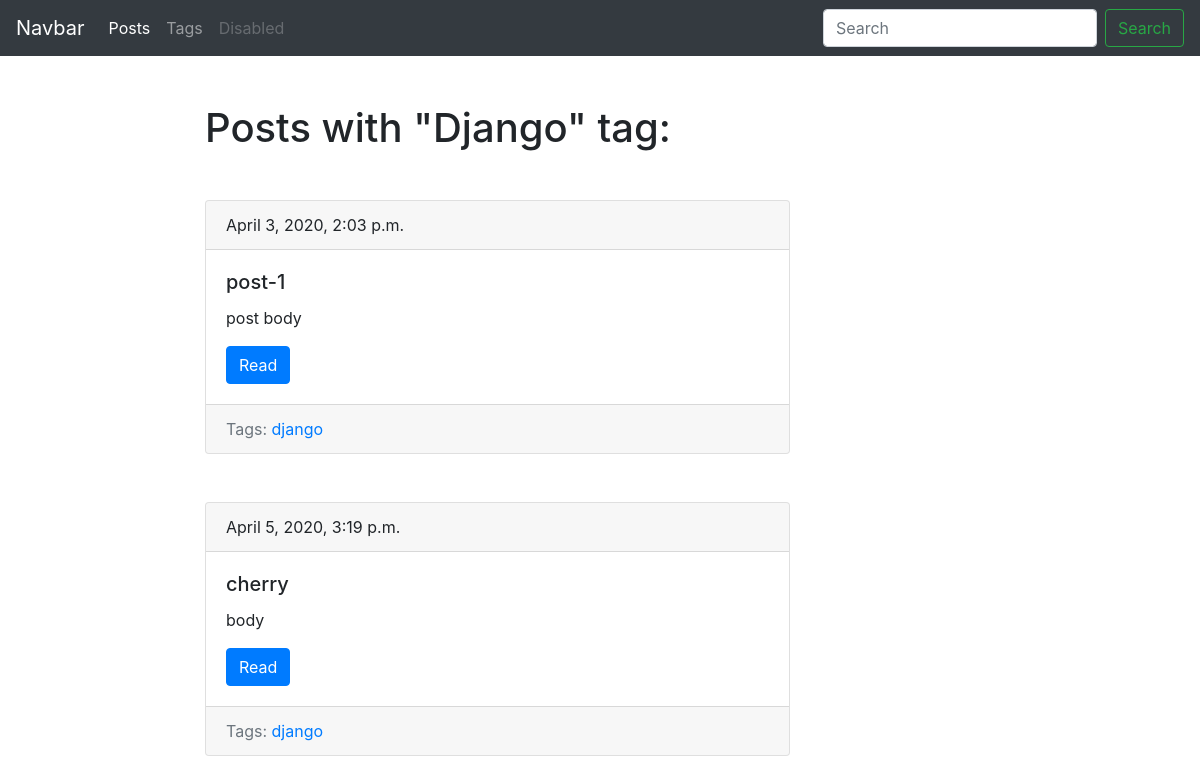
Screenshot of /blog/tag/django/ with the database file from the repository.
### blog/models.py (models this page shows, shortened)
class Tag(models.Model):
    title = models.CharField(max_length=50)
    slug = models.SlugField(max_length=50, unique=True)
    def get_absolute_url(self):
        return reverse('tag_detail_url', kwargs={'slug': self.slug})

class Post(models.Model):
    title = models.CharField(max_length=150, db_index=True)
    slug = models.SlugField(max_length=150, blank=True, unique=True)
    body = models.TextField(blank=True, db_index=True)
    tags = models.ManyToManyField('Tag', blank=True, related_name='posts')
    date_pub = models.DateTimeField(auto_now_add=True)
    def get_absolute_url(self):
        return reverse('post_detail_url', kwargs={'slug': self.slug})

### blog/views.py (the view)
# urls.py: path('tag/<str:slug>/', TagDetail.as_view(), name='tag_detail_url'),
class TagDetail(ObjectDetailMixin, View):
    model = Tag
    template = 'blog/tag_detail.html'

### blog/utils.py (called while the page is built)
    def get(self, request, slug):
        obj = get_object_or_404(self.model, slug__iexact=slug)
        return render(request, self.template, context={self.model.__name__.lower(): obj, 'admin_object': obj,
                                                       'detail': True})

### templates/blog/tag_detail.html (shortened to what this page needs)
{% extends 'blog/base.html' %}
{% block content %}
    <h1 class="mb-5">Posts with "{{ tag.title|title }}" tag:</h1>
    {% for post in tag.posts.all %}
        {% include 'blog/includes/post_card_template.html' %}
    {% endfor %}
{% endblock %}

### templates/blog/base.html (shortened to what this page needs)
{% load static %}
<!DOCTYPE html>
<html lang="en">
<head>
		<link rel="stylesheet" href="https://stackpath.bootstrapcdn.com/bootstrap/4.4.1/css/bootstrap.min.css">
		<link rel="stylesheet" href="{% static 'css/style.css' %}">
</head>
<body>
	<nav class="navbar navbar-expand-lg navbar-dark bg-dark">
		<a class="navbar-brand" href="#">Navbar</a>
		<div class="collapse navbar-collapse" id="navbarSupportedContent">
			<ul class="navbar-nav mr-auto">
				<li class="nav-item active">
					<a class="nav-link" href="{% url 'posts_list_url' %}">Posts</a>
				</li>
				<li class="nav-item">
					<a class="nav-link" href="{% url 'tags_list_url' %}">Tags</a>
				</li>
				<li class="nav-item">
					<a class="nav-link disabled" href="#" tabindex="-1" aria-disabled="true">Disabled</a>
				</li>
			</ul>
			<form class="form-inline my-2 my-lg-0">
				<input class="form-control mr-sm-2" type="search" placeholder="Search" aria-label="Search">
				<button class="btn btn-outline-success my-2 my-sm-0" type="submit">Search</button>
			</form>
		</div>
	</nav>
	<div class="conteiner mt-5">
		<div class="row">
			<div class="col-6 offset-md-2">
				{% block content %}{% endblock %}
			</div>
		</div>
	</div>
</body>
</html>

### templates/blog/includes/post_card_template.html
<div class="card mb-5">
    <div class="card-header">
        {{ post.date_pub }}
    </div>
    <div class="card-body">
        <h5 class="card-title">{{ post.title }}</h5>
        <p class="card-text">{{ post.body|truncatewords:15 }}  </p>
        <a href="{{ post.get_absolute_url }}" class="btn btn-primary">Read</a>
    </div>
    <div class="card-footer text-muted">
        Tags:
        {% for tag in post.tags.all %}
            <a href="{{ tag.get_absolute_url }}">{{ tag.title }}</a>
        {% endfor %}
    </div>
</div>

### rows the page displays
Tag: title "Django", title "django"
Post: date_pub "April 3, 2020, 2:03 p.m.", title "post-1", body "post body"
Post: date_pub "April 5, 2020, 3:19 p.m.", title "cherry", body "body"
